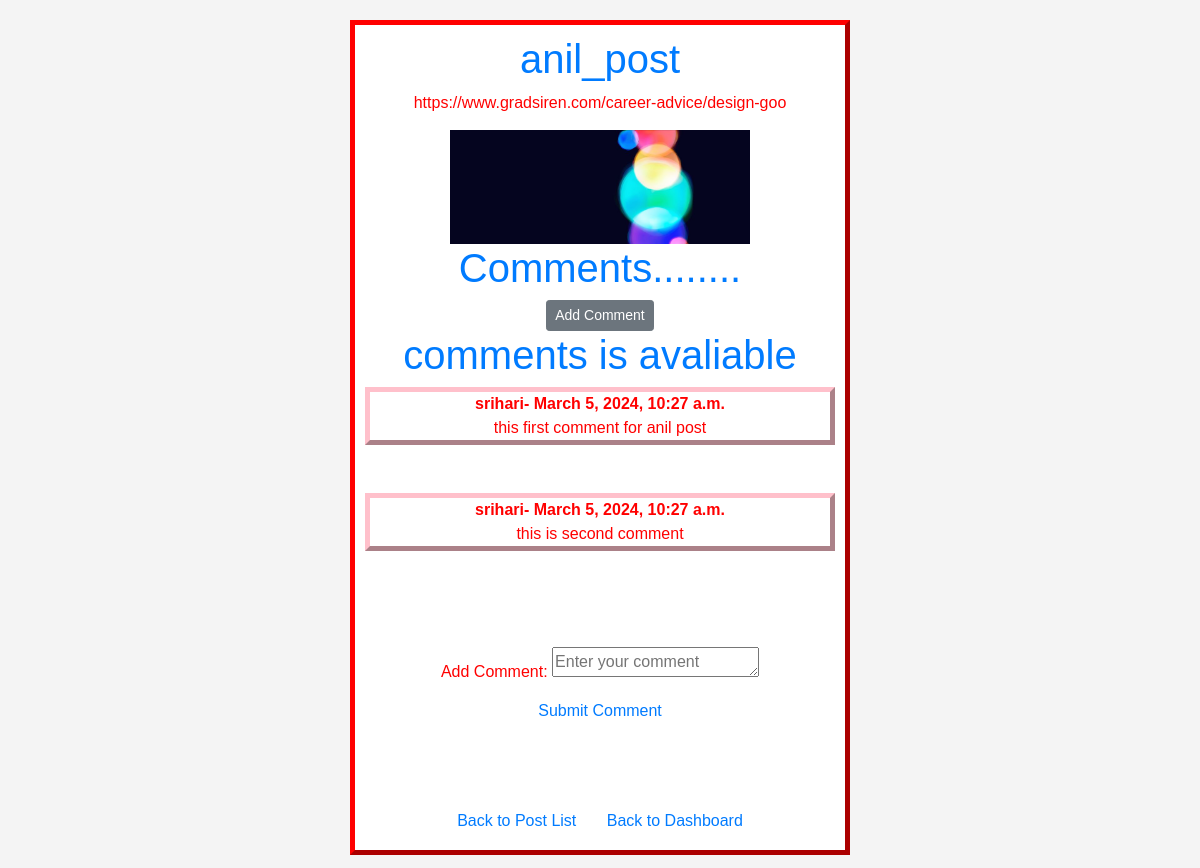
The page /main/allpostdetail/6/ on the database its author committed.
### fbapp/models.py (models this page shows, shortened)
class Add_post(models.Model):
    post_title=models.CharField(max_length=30)
    post_urls=models.CharField(max_length=50)
    post_comment=models.TextField()
    post_image=models.ImageField(null=True,blank=True, upload_to="images/")
    add_comment=models.CharField(max_length=255)

class Comment(models.Model):
    addpost=models.ForeignKey(Add_post, related_name="comments",on_delete=models.CASCADE)
    name=models.CharField(max_length=255)
    body=models.TextField()
    date_added=models.DateTimeField(auto_now_add=True)
    def __str__(self):
        return '%s' %(self.name)

### fbapp/views.py (the view)
# urls.py: path('allpostdetail/<int:post_id>/',views.allpostdetail,name='allpostdetail'),
def allpostdetail(request, post_id):
    post= get_object_or_404(Add_post, pk=post_id)
    comments = Comment.objects.filter(addpost=post)
    print(comments)
    return render(request, 'post_detail.html', {'post':post,'comments':comments})

### fbapp/templates/post_detail.html (shortened to what this page needs)
<!DOCTYPE html>
<html lang="en">
<head>
    <link rel="stylesheet" href="https://cdn.jsdelivr.net/npm/bootstrap@4.6.2/dist/css/bootstrap.min.css">
</head>
<body>
    <div class="container">
        <h1>{{ post.post_title }}</h1>
        <p>{{ post.post_urls }}</p>
        <img src="{{ post.post_image.url }}" alt="" width="300">
        <h1>Comments........</h1>
        {% if not comments %}
            No comments...... .   <a href="{% url 'addcommentinside' post.id %}" class="btn btn-primary">Add Comment</a>
        {% else %}
            <a href="{% url 'addcommentinside' post.id %}" class="btn btn-sm  btn-secondary">Add Comment</a>
            <br>
            <h1>comments is avaliable</h1>
            {% for comment in comments %}
            <div class="commnet_div">
                 <strong>   {{comment.name}}- {{comment.date_added}}</strong>
                 <br>
                 {{comment.body}}
            </div>
            <br><br>
            {%endfor%}
            <br><br>
            <form  action="{% url 'main_page_comment' post.id %}" method="get" class="comment-form">
                <label for="comment">Add Comment:</label>
                <textarea name="comment" id="comment" rows="1" placeholder="Enter your comment"></textarea>
                <button type="submit" class="btn btn-link">Submit Comment</button>
              </form>
        {% endif %}
        <br><br><br>
        <a class="btn btn-link" href="{% url 'allpost' %}">Back to Post List</a>
        <a class="btn btn-link" href="{% url 'dashboard' %}">Back to Dashboard</a>
    </div>
</body>
</html>

### fbapp/templates/post_detail.html (style rules this page uses)
.container { border: 5px outset red; text-align: center; color: red; max-width: 500px; margin: auto; background: white; padding: 10px; }
.commnet_div { border: 5px outset pink; }
body { font-family: Arial, sans-serif; background-color: #f4f4f4; padding: 20px; }
h1 { color: #007bff; }
p { margin-bottom: 15px; }

### rows shown on the page
Add_post: post_title "anil_post", post_urls "https://www.gradsiren.com/career-advice/design-goo", post_image (picture)
Comment: name "srihari", date_added "March 5, 2024, 10:27 a.m.", body "this first comment for anil post"
Comment: name "srihari", date_added "March 5, 2024, 10:27 a.m.", body "this is second comment"
